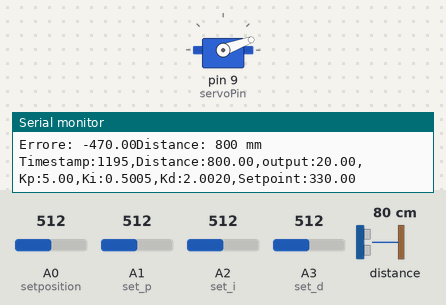
The sketch below on a simulated Arduino Uno, built with avr-gcc and run on an emulated ATmega328P. On the bench: servo, the last lines printed to the serial monitor. The test bench sets the inputs (shaded band); at power-on: distance to the obstacle 80 cm, A0 (setposition) = 512, A2 (set_i) = 512, A1 (set_p) = 512, A3 (set_d) = 512.

Above: at 1.2 s.
1.3 s: distance to the obstacle set to 2 cm
At 2.2 s:
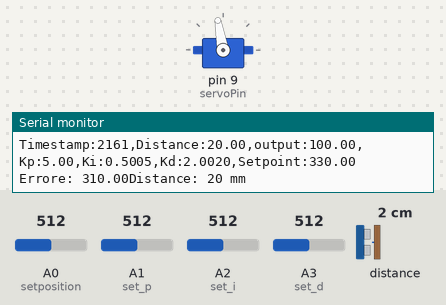
2.8 s: A0 (setposition) set to 33
5.8 s: A0 (setposition) set to 27
At 6.9 s:
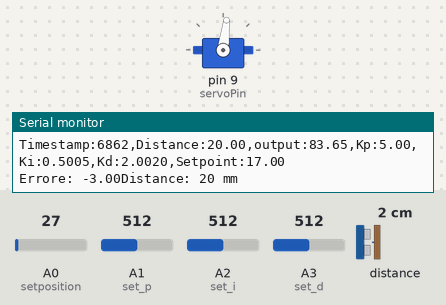
8.8 s: A2 (set_i) set to 992
11.8 s: A1 (set_p) set to 992
At 12.29 s:
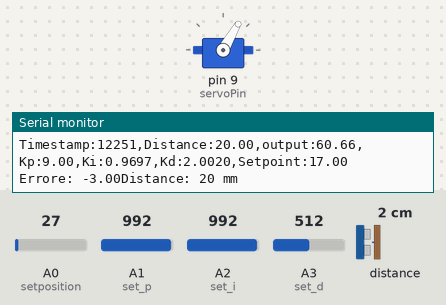
14.8 s: A2 (set_i) set to 306
Timing chart, 0 to 18.8 s (numbered marks = the images above; inputs shaded):
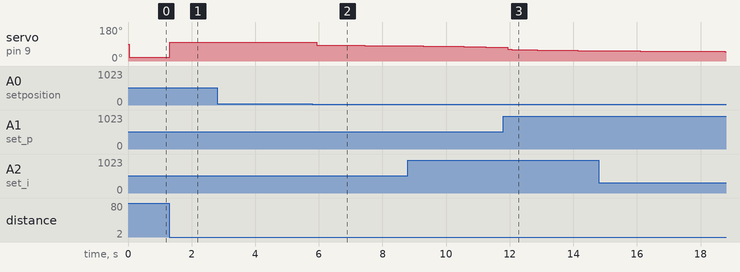

Measured:
- the behaviour switches between 31 and 30 on A0 (setposition) (found by bisection; images 1 and 2)
- after the input at 1.3 s, servo on pin 9 (servoPin): 20° → 100° at once
- after the input at 5.8 s, servo on pin 9 (servoPin): 100° → 84° after 0.14 s, → 83° 0.69 s later, → 82° 0.81 s later, → 81° 0.69 s later

The sketch:

PID.ino
```cpp
#include <Servo.h>
#include <PID_v1.h>
#include <Adafruit_VL53L1X.h>
double Setpoint, Input, Output;
// Definizione pin e oggetti
#define IRQ_PIN 2
#define XSHUT_PIN 3
double Ki, Kp, Kd;
Adafruit_VL53L1X vl53 = Adafruit_VL53L1X(XSHUT_PIN, IRQ_PIN);
float error;
const int servoPin = 9;
const int setposition = A0;  // Collega il potenziometro al pin analogico A0
const int set_p = A1;  // Collega il potenziometro al pin analogico A1
const int set_i = A2;  // Collega il potenziometro al pin analogico A2
const int set_d = A3;  // Collega il potenziometro al pin analogico A3
PID myPID(&Input, &Output, &Setpoint, Kp, Ki, Kd, DIRECT);
double valPosition, valSet_P, valSet_D, valSet_I;
Servo myservo;  // create servo object to control a servo
void setup() {
  pinMode(set_p, INPUT);
  pinMode(set_i, INPUT);
  pinMode(set_d, INPUT);
  pinMode(servoPin, OUTPUT);
  myservo.attach(servoPin);
  myservo.write(90);
  Serial.begin(115200);
  while (!Serial) delay(10);
  Wire.begin();
  if (! vl53.begin(0x29, &Wire)) {
    Serial.print(F("Error on init of VL sensor: "));
    Serial.println(vl53.vl_status);
    while (1)       delay(10);
  }

  if (! vl53.startRanging()) {
    Serial.print(F("Couldn't start ranging: "));
    Serial.println(vl53.vl_status);
    while (1)       delay(10);
  }
  vl53.setTimingBudget(50);
  myPID.SetOutputLimits(20, 100);
  myPID.SetMode(AUTOMATIC);
}

void loop() {
  valPosition = analogRead(setposition);     //     sensore set point
  valPosition = map(valPosition, 0, 1023, 0, 660);     // scale it for use with the servo (value between 0 and 180)
  //valPosition= 400;
  valSet_P=analogRead(set_p);
  valSet_P=map(valSet_P, 0, 1023, 0, 10);     // scale it for use with the servo (value between 0 and 180)
  //valSet_I=analogRead(set_i);
  valSet_I = (analogRead(set_i) - 0.0) / (1023.0 - 0.0) * (1.0 - 0.0) + 0.0;
  //valSet_I=map(valSet_I, 0, 1023, 0, 0.5);     // scale it for use with the servo (value between 0 and 180)
  //valSet_D=analogRead(set_d);
  //valSet_D=map(valSet_D, 0, 1023, 0, 6);     // scale it for use with the servo (value between 0 and 180)
  valSet_D = (analogRead(set_d) - 0.0) / (1023.0 - 0.0) * (4.0 - 0.0) + 0.0;
  int16_t distance;
  // Stampa i valori su Serial per il plotter con timestamp
  if (vl53.dataReady()) {
    // new measurement for the taking!
    distance = vl53.distance();
    if (distance == -1) {
      // something went wrong!
      Serial.print(F("Couldn't get distance: "));
      Serial.println(vl53.vl_status);
      return;
    }
    Serial.print(F("Distance: "));
    Serial.print(distance);
    Serial.println(" mm");

    // data is read out, time for another reading!
    vl53.clearInterrupt();
  }
  Setpoint=valPosition;
  Input=distance;
  Kp=valSet_P;
  Kd=valSet_D;
  Ki=valSet_I;
  myPID.SetTunings(Kp, Ki, Kd);
  error=Setpoint-Input;
  myPID.Compute();
  /*if(Output==0) {
    for (pos = 0; pos <= Output; pos += 1) { // goes from 0 degrees to 180 degrees
      // in steps of 1 degree
      myservo.write(pos);              // tell servo to go to position in variable 'pos'
      delay(15);                       // waits 15 ms for the servo to reach the position
    }
  } else {
    for (pos = 0; pos <= Output; pos += 1) { // goes from 0 degrees to 180 degrees
      // in steps of 1 degree
      myservo.write(pos);              // tell servo to go to position in variable 'pos'
      delay(15);                       // waits 15 ms for the servo to reach the position
    }
  }*/
  myservo.write(Output);
  Serial.print("Timestamp:");
  Serial.print(millis());
  Serial.print(",");
  Serial.print("Distance:");
  Serial.print(Input);
  Serial.print(",");
  Serial.print("output:");
  Serial.print(Output);
  Serial.print(",");
  Serial.print("Kp:");
  Serial.print(Kp);
  Serial.print(",");
  Serial.print("Ki:");
  Serial.print(Ki, 4);
  Serial.print(",");
  Serial.print("Kd:");
  Serial.print(Kd, 4);
  Serial.print(",");
  Serial.print("Setpoint:");
  Serial.println(Setpoint);
  Serial.print("Errore: ");
  Serial.print(error);

  //delay(100);
}
```
